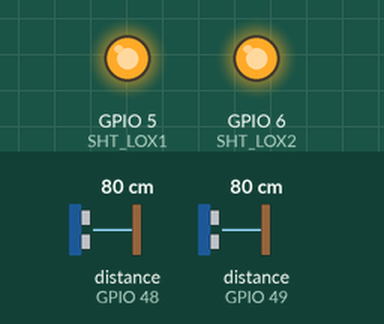
Recording of a sketch running on a simulated ESP32-S3. Parts: output pins drawn as LEDs (lit = HIGH). Inputs (shaded band) come from the test bench; at power-on: distance to the obstacle (sensors on GPIO 48, GPIO 49) 80 cm. What the sketch prints to the serial monitor is not drawn.

Above: at 1.2 s.
1.3 s: distance to the obstacle (sensor on GPIO 48) set to 250 cm
3.4 s: distance to the obstacle (sensor on GPIO 49) set to 250 cm
5.4 s: distance to the obstacle (sensor on GPIO 48) set to 2 cm
Timing chart, 0 to 8.4 s (numbered marks = the images above; inputs shaded):
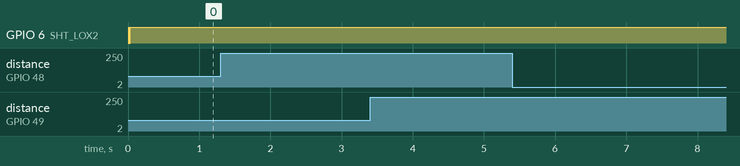

The sketch:

vl53l0x_dual_i2c.ino
```cpp
#include "Adafruit_VL53L0X.h"

// address we will assign if dual sensor is present
#define LOX1_ADDRESS 0x30
#define LOX2_ADDRESS 0x31

// set the pins to shutdown
#define SHT_LOX1 5
#define SHT_LOX2 6

#define SDA_PIN 3
#define SCL_PIN 4

// objects for the vl53l0x
Adafruit_VL53L0X lox1 = Adafruit_VL53L0X();
Adafruit_VL53L0X lox2 = Adafruit_VL53L0X();

// this holds the measurement
VL53L0X_RangingMeasurementData_t measure1;
VL53L0X_RangingMeasurementData_t measure2;

/*
    Reset all sensors by setting all of their XSHUT pins low for delay(10), then set all XSHUT high to bring out of reset
    Keep sensor #1 awake by keeping XSHUT pin high
    Put all other sensors into shutdown by pulling XSHUT pins low
    Initialize sensor #1 with lox.begin(new_i2c_address) Pick any number but 0x29 and it must be under 0x7F. Going with 0x30 to 0x3F is probably OK.
    Keep sensor #1 awake, and now bring sensor #2 out of reset by setting its XSHUT pin high.
    Initialize sensor #2 with lox.begin(new_i2c_address) Pick any number but 0x29 and whatever you set the first sensor to
 */
void setID() {
  // all reset
  digitalWrite(SHT_LOX1, LOW);
  digitalWrite(SHT_LOX2, LOW);
  delay(10);
  // all unreset
  digitalWrite(SHT_LOX1, HIGH);
  digitalWrite(SHT_LOX2, HIGH);
  delay(10);

  // activating LOX1 and resetting LOX2
  digitalWrite(SHT_LOX1, HIGH);
  digitalWrite(SHT_LOX2, LOW);

  // initing LOX1
  if(!lox1.begin(LOX1_ADDRESS)) {
    Serial.println(F("Failed to boot first VL53L0X"));
    while(1);
  }
  delay(10);

  // activating LOX2
  digitalWrite(SHT_LOX2, HIGH);
  delay(10);

  //initing LOX2
  if(!lox2.begin(LOX2_ADDRESS)) {
    Serial.println(F("Failed to boot second VL53L0X"));
    while(1);
  }
}

void read_dual_sensors() {

  lox1.rangingTest(&measure1, false); // pass in 'true' to get debug data printout!
  lox2.rangingTest(&measure2, false); // pass in 'true' to get debug data printout!

  // print sensor one reading
  Serial.print(F("1: "));
  if(measure1.RangeStatus != 4) {     // if not out of range
    Serial.print(measure1.RangeMilliMeter);
  } else {
    Serial.print(F("Out of range"));
  }

  Serial.print(F(" "));

  // print sensor two reading
  Serial.print(F("2: "));
  if(measure2.RangeStatus != 4) {
    Serial.print(measure2.RangeMilliMeter);
  } else {
    Serial.print(F("Out of range"));
  }

  Serial.println();
}

void setup() {
  Serial.begin(115200);

  Wire.begin(SDA_PIN, SCL_PIN);
  Wire.setClock(100000);
  // wait until serial port opens for native USB devices
  while (! Serial) { delay(1); }

  pinMode(SHT_LOX1, OUTPUT);
  pinMode(SHT_LOX2, OUTPUT);

  Serial.println(F("Shutdown pins inited..."));

  digitalWrite(SHT_LOX1, LOW);
  digitalWrite(SHT_LOX2, LOW);

  Serial.println(F("Both in reset mode...(pins are low)"));


  Serial.println(F("Starting..."));
  setID();

}

void loop() {

  read_dual_sensors();
  delay(100);
}
```

Measured:
- after the input at 1.3 s, every drawn part: stays the same
- after the input at 3.4 s, every drawn part: stays the same
- after the input at 5.4 s, every drawn part: stays the same
